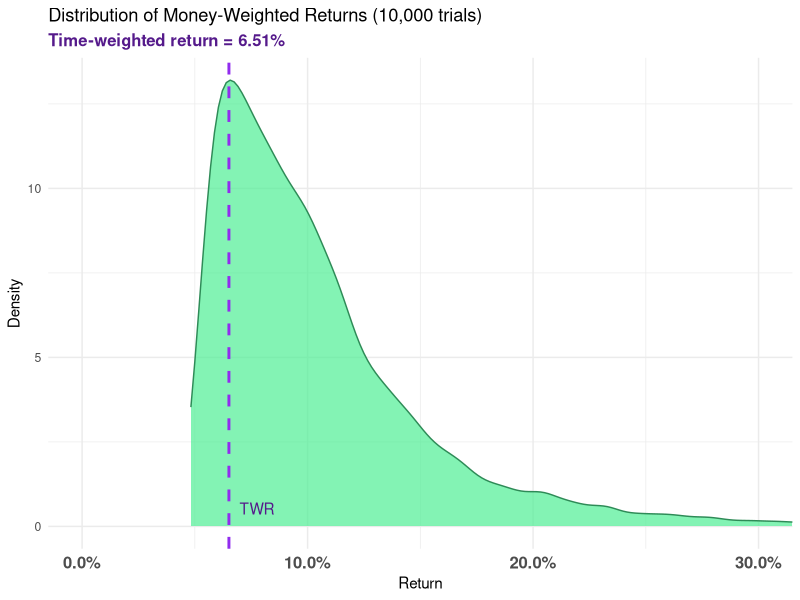

Recreate this plot in R.
## ---- chunk 1

library(tidyverse)
# library(FinancialMath)

# Set seed for reproducibility
set.seed(123)

# Parameters
initial_account_balance <- 10000
initial_price <- 100
volatility <- 0.2
initial_dividend <- 2.00  # Initial dividend is $2.00
dividend_growth_rate <- 0.05
years <- 5
risk_free_rate <- 0.05

# Generate stock prices
stock_prices <- numeric(years)
stock_prices[1] <- initial_price
for (i in 2:years) {
  stock_prices[i] <- round(stock_prices[i-1] * exp(rnorm(1, mean = 0, sd = volatility)),2)
}

# Calculate dividends
dividends <- numeric(years)
dividends[1] <- initial_dividend
for (i in 2:years) {
  dividends[i] <- dividends[i-1] * (1 + dividend_growth_rate)
}

# Function to generate investment vector
generate_investment_vector <- function() {
  vec <- c(runif(4), 1)  # Generate 4 random numbers between 0 and 1, and add 1 at the end
  vec[5] <- -1  # Set last element to -1 (100% divestment)
  return(vec)
}

# Function to calculate cash flows and portfolio value
calculate_cash_flows <- function(investment_vector) {
  cash_balance <- initial_account_balance
  shares <- 0
  cash_flows <- numeric(years)
  cash_balance_history <- numeric(years)
  
  for (year in 1:years) {
    if (year > 1) {
      # Add dividends from previous year and grow cash balance
      cash_balance <- cash_balance * (1 + risk_free_rate) + shares * dividends[year-1]
    }
    
    cash_balance_history[year] <- cash_balance
    
    if (year < years) {
      # Years 1 to 4: Potential investments
      if (investment_vector[year] > 0) {
        investment <- investment_vector[year] * cash_balance
        new_shares <- investment / stock_prices[year]
        shares <- shares + new_shares
        cash_balance <- cash_balance - investment
        cash_flows[year] <- -investment
      } else {
        cash_flows[year] <- 0
      }
    } else {
      # Final year (year 5): Liquidate all shares and cash balance
      final_value <- (shares * stock_prices[year]) + cash_balance
      cash_flows[year] <- final_value
    }
  }
  
  return(list(cash_flows = cash_flows, cash_balance_history = cash_balance_history, final_shares = shares))
}

# Function to calculate IRR (Money-Weighted Return)
calculate_irr <- function(cash_flows) {
  irr <- function(r) {
    sum(cash_flows / (1 + r)^(0:(length(cash_flows)-1)))
  }

  # Try to find the root within a reasonable range
  tryCatch({
    mwr <- uniroot(irr, c(-0.9, 5))$root
    return(mwr)
  }, error = function(e) {
    # If uniroot fails, return NA
    return(NA)
  })
}

# Function to calculate Time-Weighted Return (TWR)
calculate_twr <- function(stock_prices, dividends) {
  hpr <- numeric(length(stock_prices) - 1)
  
  for (i in 1:(length(stock_prices) - 1)) {
    hpr[i] <- (stock_prices[i+1] + dividends[i] - stock_prices[i]) / stock_prices[i]
  }
  
  twr <- prod(1 + hpr)^(1/(length(hpr))) - 1
  return(twr)
}

# Simulate Money-Weighted Returns (MWR) and Time-Weighted Returns (TWR)
n_simulations <- 10000
mwr_results <- numeric(n_simulations)
twr_results <- numeric(n_simulations)
failed_irr_count <- 0

# Specific scenario
specific_scenario <- c(0.25, 1/3, .5, 1, -1)
specific_result <- calculate_cash_flows(specific_scenario)
specific_mwr <- calculate_irr(specific_result$cash_flows)
specific_twr <- calculate_twr(stock_prices, dividends)

cat("\nSpecific Scenario {25%, 33.3%, 50%, 100%, -100%}:\n")
cat("Investment Vector:", specific_scenario, "\n")
cat("Cash Flows:", specific_result$cash_flows, "\n")
cat("Cash Balance History:", specific_result$cash_balance_history, "\n")
cat("Final Shares:", specific_result$final_shares, "\n")
cat("MWR:", specific_mwr, "\n")
cat("TWR:", specific_twr, "\n\n")

# Run simulations
for (sim in 1:n_simulations) {
  investment_vector <- generate_investment_vector()
  result <- calculate_cash_flows(investment_vector)
  mwr <- calculate_irr(result$cash_flows)
  
  if (is.na(mwr)) {
    failed_irr_count <- failed_irr_count + 1
  } else {
    mwr_results[sim] <- mwr
  }
}

# Calculate TWR (same for all simulations as it doesn't depend on cash flows)
twr <- calculate_twr(stock_prices, dividends)

# Remove non-finite values from mwr_results
mwr_results <- mwr_results[is.finite(mwr_results)]

# Print results
cat("\nStock Prices:", stock_prices, "\n")
cat("Dividends:", dividends, "\n")

cat("\nMoney-Weighted Returns (MWR) Summary:\n")
print(summary(mwr_results))
cat("\nTime-Weighted Return (TWR):", twr, "\n")
cat("Number of failed IRR calculations:", failed_irr_count, "\n")

# Plot
mwr_df <- data.frame(MWR = mwr_results)
p <- ggplot(mwr_df, aes(x = MWR)) +
    geom_density(fill = "seagreen2", color = "seagreen4", alpha = 0.7) +
    geom_vline(aes(xintercept = twr), color = "purple2", linetype = "dashed", size = 1) +
    theme_minimal() +
    labs(title = "Distribution of Money-Weighted Returns (10,000 trials)",
         subtitle = "Time-weighted return = 6.51%",
         x = "Return",
         y = "Density") +
    theme(axis.text.x = element_text(size = 12, face = "bold"),
          plot.subtitle = element_text(size = 12, color = "purple4", face = "bold")) +
    annotate("text", x = twr, y = 0, label = "TWR", vjust = -1, hjust = -0.3, color = "purple4") +
    scale_x_continuous(labels = scales::percent_format(accuracy = 0.1)) +
    coord_cartesian(xlim = c(0, 0.3))
print(p)

